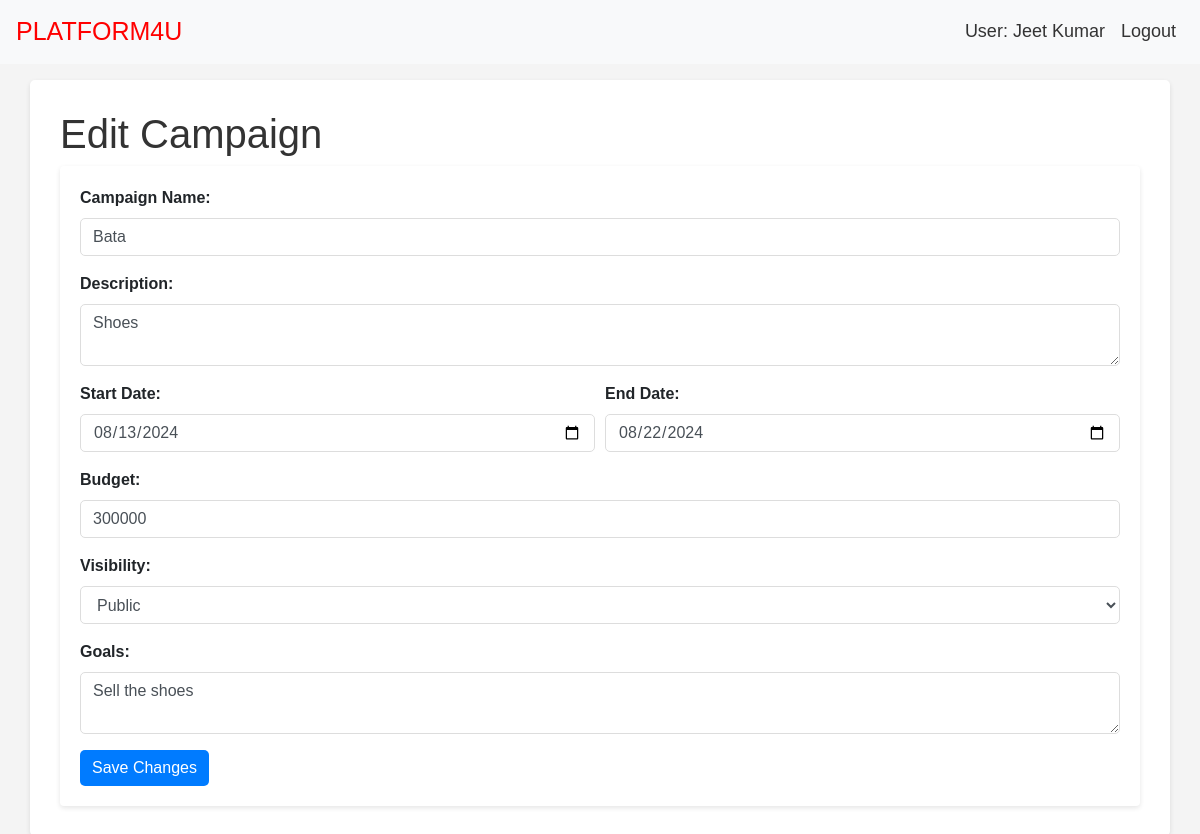
The app's page /edit_campaign/6 (signed in) with its own data.
### myapp.py (models this page shows)
class User(db.Model):
    id = db.Column(db.Integer, primary_key=True)#Unique identifier for each user
    username = db.Column(db.String(80), unique=True, nullable=False)  # Username (must be unique)
    password = db.Column(db.String(120), nullable=False)  # Hashed password
    role = db.Column(db.String(50), nullable=False)  #Role (sponsor, influencer)
    full_name = db.Column(db.String(100), nullable=False)  #Full name of the user
    email = db.Column(db.String(100), nullable=False)#Email address
    bio = db.Column(db.Text, nullable=True)  #Biography
    category = db.Column(db.String(100), nullable=True)  #Category of interest
    niche = db.Column(db.String(100), nullable=True)  # Niche area
    reach = db.Column(db.String(100), nullable=True)  #Reach (followers count)
    industry = db.Column(db.String(100), nullable=True)  # Industry of work
    budget = db.Column(db.String(100), nullable=True)  # Budget for campaigns
    is_flagged = db.Column(db.Boolean, default=False)  #Flagged status (for review)
    profile_picture = db.Column(db.String(255), nullable=True)#Path to profile picture
    is_active = db.Column(db.Boolean, default=True)  # Active status of the user
    campaigns = db.relationship('Campaign', backref='sponsor')
    influencer_campaigns = db.relationship(
        'Campaign',
        secondary='campaign_influencer',
        backref='influencers'
    )

class Campaign(db.Model):
    id = db.Column(db.Integer, primary_key=True) # Unique identifier for each campaign
    name = db.Column(db.String(100), nullable=False)  #Name of the campaign
    description = db.Column(db.Text, nullable=True)  # Description of the campaign
    start_date = db.Column(db.Date, nullable=True)  #Start date of the campaign
    end_date = db.Column(db.Date, nullable=True) #end date of the campaign
    budget = db.Column(db.Integer, nullable=True)  #Budget allocated for the campaign
    visibility = db.Column(db.String(50), nullable=False, default='public')  # Visibility status
    goals = db.Column(db.Text, nullable=True)  #Goals of the campaign
    sponsor_id = db.Column(db.Integer, db.ForeignKey('user.id'), nullable=False)  # Foreign key to User (sponsor)
    campaign_influencers = db.relationship('CampaignInfluencer', backref='campaign')

### myapp.py (the view, shortened to what this page needs)
@app.route('/edit_campaign/<int:campaign_id>', methods=['GET', 'POST'])
@is_flagged
def edit_campaign(campaign_id):
    if 'user' in session and session['user']['role'] == 'sponsor':
        user = session['user']
        campaign = Campaign.query.get_or_404(campaign_id)
        if campaign.sponsor_id != user['id']:
            return redirect(url_for('my_campaigns'))
        return render_template("edit_campaign.html", campaign=campaign, user=user)  # Render the edit campaign form
    else:
        return redirect(url_for('login'))

### myapp.py (called while the page is built)
def is_flagged(func):
    @wraps(func)
    def wrapper(*args, **kwargs):
        if 'user' in session:
            user_id = session['user']['id']  #Get the user ID from the session
            user = User.query.get(user_id)  # Fetch the User object from the database
            if user and user.is_flagged:  #Check if the user is flagged
                return redirect(url_for('home'))  #Redirect to home if flagged
        return func(*args, **kwargs)  # Otherwise, proceed with the function
    return wrapper

### templates/edit_campaign.html (shortened to what this page needs)
<!DOCTYPE html>
<html lang="en">
<head>
    <link rel="stylesheet" href="https://stackpath.bootstrapcdn.com/bootstrap/4.5.2/css/bootstrap.min.css">
</head>
<body>
    <nav class="navbar navbar-expand-lg navbar-custom fixed-top">
        <a class="navbar-brand" href="/">PLATFORM4U</a>
        <div class="collapse navbar-collapse" id="navbarNav">
            <ul class="navbar-nav ml-auto">
                {% if 'user' in session %}
                <li class="nav-item">
                    <span class="nav-link">User: {{ user.name }}</span>
                </li>
                    <li class="nav-item">
                        <a class="nav-link" href="{{ url_for('logout') }}">Logout</a>
                    </li>
                {% endif %}
            </ul>
        </div>
    </nav>
    <div class="container mt-4">
        <h1>Edit Campaign</h1>
        <div class="card">
            <div class="card-body">
                <form method="POST" action="{{ url_for('edit_campaign', campaign_id=campaign.id) }}">
                    <div class="form-group">
                        <label for="campaign_name">Campaign Name:</label>
                        <input type="text" class="form-control" id="campaign_name" name="campaign_name" value="{{ campaign.name }}">
                    </div>
                    <div class="form-group">
                        <label for="description">Description:</label>
                        <textarea class="form-control" id="description" name="description">{{ campaign.description }}</textarea>
                    </div>
                    <div class="form-row">
                        <div class="form-group col-md-6">
                            <label for="start_date">Start Date:</label>
                            <input type="date" class="form-control" id="start_date" name="start_date" value="{{ campaign.start_date.strftime('%Y-%m-%d') }}">
                        </div>
                        <div class="form-group col-md-6">
                            <label for="end_date">End Date:</label>
                            <input type="date" class="form-control" id="end_date" name="end_date" value="{{ campaign.end_date.strftime('%Y-%m-%d') }}">
                        </div>
                    </div>
                    <div class="form-group">
                        <label for="budget">Budget:</label>
                        <input type="number" class="form-control" id="budget" name="budget" value="{{ campaign.budget }}">
                    </div>
                    <div class="form-group">
                        <label for="visibility">Visibility:</label>
                        <select class="form-control" id="visibility" name="visibility">
                            <option value="public" {% if campaign.visibility == 'public' %}selected{% endif %}>Public</option>
                        </select>
                    </div>
                    <div class="form-group">
                        <label for="goals">Goals:</label>
                        <textarea class="form-control" id="goals" name="goals">{{ campaign.goals }}</textarea>
                    </div>
                    <button type="submit" class="btn btn-primary">Save Changes</button>
                </form>
            </div>
        </div>
    </div>
</body>
</html>

### templates/edit_campaign.html (style rules this page uses)
body { font-family: 'Arial', sans-serif; background-color: #f4f4f4; padding-top: 56px; }
.navbar-custom { background-color: #f8f9fa; }
.navbar-custom .navbar-brand { color: red; font-size: 25px; }
.navbar-custom .nav-link { font-size: 18px; color: #333; }
.container { background-color: #fff; padding: 30px; border-radius: 5px; box-shadow: 0 2px 5px rgba(0, 0, 0, 0.1); margin-top: 20px; }
h1 { color: #333; }
.card { border: none; box-shadow: 0 2px 5px rgba(0, 0, 0, 0.1); }
.card-body { padding: 20px; }
.form-group label { font-weight: bold; }
.form-control { border-radius: 5px; border: 1px solid #ddd; }
.btn-primary { background-color: #007bff; border: none; border-radius: 5px; }

### records on screen
User: name "Jeet Kumar"
Campaign: campaign_name "Bata", description "Shoes", start_date "08/13/2024", end_date "08/22/2024", budget "300000", visibility "Public", goals "Sell the shoes"
